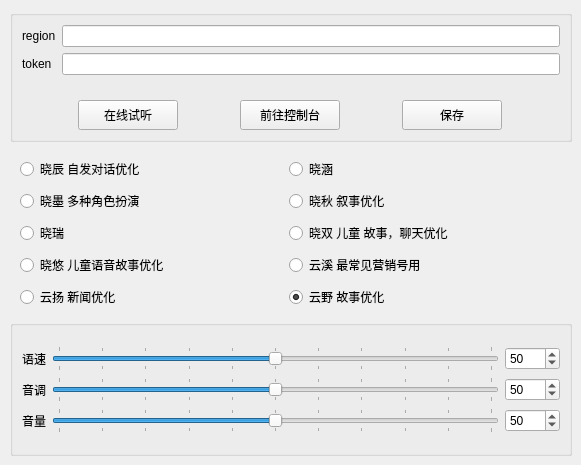
         <widget class="QWidget" name="azure">
          <attribute name="title">
           <string>azure</string>
          </attribute>
          <widget class="QGroupBox" name="groupBox_9">
           <property name="geometry">
            <rect>
             <x>10</x>
             <y>10</y>
             <width>562</width>
             <height>132</height>
            </rect>
           </property>
           <property name="title">
            <string/>
           </property>
           <layout class="QVBoxLayout" name="verticalLayout_17">
            <item>
             <layout class="QFormLayout" name="formLayout_6">
              <item row="0" column="0">
               <widget class="QLabel" name="label_21">
                <property name="text">
                 <string>region</string>
                </property>
               </widget>
              </item>
              <item row="0" column="1">
               <widget class="QLineEdit" name="azu_region"/>
              </item>
              <item row="1" column="0">
               <widget class="QLabel" name="label_22">
                <property name="text">
                 <string>token</string>
                </property>
               </widget>
              </item>
              <item row="1" column="1">
               <widget class="QLineEdit" name="azu_token">
                <property name="echoMode">
                 <enum>QLineEdit::PasswordEchoOnEdit</enum>
                </property>
               </widget>
              </item>
             </layout>
            </item>
            <item>
             <layout class="QHBoxLayout" name="horizontalLayout_11">
              <item>
               <widget class="QPushButton" name="xfai_2">
                <property name="sizePolicy">
                 <sizepolicy hsizetype="Fixed" vsizetype="Fixed">
                  <horstretch>0</horstretch>
                  <verstretch>0</verstretch>
                 </sizepolicy>
                </property>
                <property name="minimumSize">
                 <size>
                  <width>100</width>
                  <height>30</height>
                 </size>
                </property>
                <property name="text">
                 <string>在线试听</string>
                </property>
               </widget>
              </item>
              <item>
               <widget class="QPushButton" name="xfapi_2">
                <property name="sizePolicy">
                 <sizepolicy hsizetype="Fixed" vsizetype="Fixed">
                  <horstretch>0</horstretch>
                  <verstretch>0</verstretch>
                 </sizepolicy>
                </property>
                <property name="minimumSize">
                 <size>
                  <width>100</width>
                  <height>30</height>
                 </size>
                </property>
                <property name="text">
                 <string>前往控制台</string>
                </property>
               </widget>
              </item>
              <item>
               <widget class="QPushButton" name="save_azu">
                <property name="sizePolicy">
                 <sizepolicy hsizetype="Fixed" vsizetype="Fixed">
                  <horstretch>0</horstretch>
                  <verstretch>0</verstretch>
                 </sizepolicy>
                </property>
                <property name="minimumSize">
                 <size>
                  <width>100</width>
                  <height>30</height>
                 </size>
                </property>
                <property name="statusTip">
                 <string>必须先保存</string>
                </property>
                <property name="text">
                 <string>保存</string>
                </property>
               </widget>
              </item>
             </layout>
            </item>
           </layout>
          </widget>
          <widget class="QGroupBox" name="groupBox_10">
           <property name="geometry">
            <rect>
             <x>10</x>
             <y>320</y>
             <width>562</width>
             <height>136</height>
            </rect>
           </property>
           <property name="title">
            <string/>
           </property>
           <layout class="QVBoxLayout" name="verticalLayout_18">
            <item>
             <layout class="QVBoxLayout" name="verticalLayout_19">
              <item>
               <layout class="QHBoxLayout" name="horizontalLayout_17">
                <item>
                 <widget class="QLabel" name="label_24">
                  <property name="text">
                   <string>语速</string>
                  </property>
                  <property name="alignment">
                   <set>Qt::AlignLeading|Qt::AlignLeft|Qt::AlignVCenter</set>
                  </property>
                 </widget>
                </item>
                <item>
                 <widget class="QSlider" name="spd_azu">
                  <property name="maximum">
                   <number>100</number>
                  </property>
                  <property name="singleStep">
                   <number>10</number>
                  </property>
                  <property name="pageStep">
                   <number>10</number>
                  </property>
                  <property name="value">
                   <number>50</number>
                  </property>
                  <property name="orientation">
                   <enum>Qt::Horizontal</enum>
                  </property>
                  <property name="tickPosition">
                   <enum>QSlider::TicksBothSides</enum>
                  </property>
                 </widget>
                </item>
                <item>
                 <widget class="QSpinBox" name="vol_spin_ali_5">
                  <property name="minimumSize">
                   <size>
                    <width>55</width>
                    <height>0</height>
                   </size>
                  </property>
                  <property name="maximum">
                   <number>100</number>
                  </property>
                  <property name="value">
                   <number>50</number>
                  </property>
                 </widget>
                </item>
               </layout>
              </item>
              <item>
               <layout class="QHBoxLayout" name="horizontalLayout_25">
                <item>
                 <widget class="QLabel" name="label_25">
                  <property name="sizePolicy">
                   <sizepolicy hsizetype="Preferred" vsizetype="Preferred">
                    <horstretch>0</horstretch>
                    <verstretch>0</verstretch>
                   </sizepolicy>
                  </property>
                  <property name="text">
                   <string>音调</string>
                  </property>
                  <property name="alignment">
                   <set>Qt::AlignCenter</set>
                  </property>
                 </widget>
                </item>
                <item>
                 <widget class="QSlider" name="pit_azu">
                  <property name="maximum">
                   <number>100</number>
                  </property>
                  <property name="singleStep">
                   <number>10</number>
                  </property>
                  <property name="pageStep">
                   <number>10</number>
                  </property>
                  <property name="value">
                   <number>50</number>
                  </property>
                  <property name="orientation">
                   <enum>Qt::Horizontal</enum>
                  </property>
                  <property name="tickPosition">
                   <enum>QSlider::TicksBothSides</enum>
                  </property>
                 </widget>
                </item>
                <item>
                 <widget class="QSpinBox" name="vol_spin_ali_6">
                  <property name="minimumSize">
                   <size>
                    <width>55</width>
                    <height>0</height>
                   </size>
                  </property>
                  <property name="maximum">
                   <number>100</number>
                  </property>
                  <property name="value">
                   <number>50</number>
                  </property>
                 </widget>
                </item>
               </layout>
              </item>
              <item>
               <layout class="QHBoxLayout" name="horizontalLayout_26">
                <item>
                 <widget class="QLabel" name="label_26">
                  <property name="text">
                   <string>音量</string>
                  </property>
                 </widget>
                </item>
                <item>
                 <widget class="QSlider" name="vol_azu">
                  <property name="maximum">
                   <number>100</number>
                  </property>
                  <property name="singleStep">
                   <number>10</number>
                  </property>
                  <property name="pageStep">
                   <number>10</number>
                  </property>
                  <property name="value">
                   <number>50</number>
                  </property>
                  <property name="orientation">
                   <enum>Qt::Horizontal</enum>
                  </property>
                  <property name="tickPosition">
                   <enum>QSlider::TicksBothSides</enum>
                  </property>
                 </widget>
                </item>
                <item>
                 <widget class="QSpinBox" name="vol_spin_ali_7">
                  <property name="minimumSize">
                   <size>
                    <width>55</width>
                    <height>0</height>
                   </size>
                  </property>
                  <property name="maximum">
                   <number>100</number>
                  </property>
                  <property name="value">
                   <number>50</number>
                  </property>
                 </widget>
                </item>
               </layout>
              </item>
             </layout>
            </item>
           </layout>
          </widget>
          <widget class="QWidget" name="gridWidget" native="true">
           <property name="geometry">
            <rect>
             <x>20</x>
             <y>155</y>
             <width>531</width>
             <height>161</height>
            </rect>
           </property>
           <layout class="QGridLayout" name="gridLayout_5">
            <item row="2" column="0">
             <widget class="QRadioButton" name="radioButton_5">
              <property name="accessibleDescription">
               <string>zh-CN-XiaomoNeural</string>
              </property>
              <property name="text">
               <string>晓墨 多种角色扮演</string>
              </property>
              <attribute name="buttonGroup">
               <string notr="true">per_azu</string>
              </attribute>
             </widget>
            </item>
            <item row="7" column="0">
             <widget class="QRadioButton" name="radioButton">
              <property name="accessibleDescription">
               <string>zh-CN-YunyangNeural</string>
              </property>
              <property name="text">
               <string>云扬 新闻优化</string>
              </property>
              <attribute name="buttonGroup">
               <string notr="true">per_azu</string>
              </attribute>
             </widget>
            </item>
            <item row="4" column="1">
             <widget class="QRadioButton" name="radioButton_10">
              <property name="accessibleDescription">
               <string>zh-CN-XiaoshuangNeural</string>
              </property>
              <property name="text">
               <string>晓双 儿童 故事，聊天优化</string>
              </property>
              <attribute name="buttonGroup">
               <string notr="true">per_azu</string>
              </attribute>
             </widget>
            </item>
            <item row="4" column="0">
             <widget class="QRadioButton" name="radioButton_9">
              <property name="accessibleDescription">
               <string>zh-CN-XiaoruiNeural</string>
              </property>
              <property name="text">
               <string>晓瑞</string>
              </property>
              <attribute name="buttonGroup">
               <string notr="true">per_azu</string>
              </attribute>
             </widget>
            </item>
            <item row="6" column="0">
             <widget class="QRadioButton" name="radioButton_4">
              <property name="accessibleDescription">
               <string>zh-CN-XiaoyouNeural</string>
              </property>
              <property name="text">
               <string>晓悠 儿童语音故事优化</string>
              </property>
              <attribute name="buttonGroup">
               <string notr="true">per_azu</string>
              </attribute>
             </widget>
            </item>
            <item row="1" column="1">
             <widget class="QRadioButton" name="radioButton_6">
              <property name="accessibleDescription">
               <string>zh-CN-XiaohanNeural</string>
              </property>
              <property name="text">
               <string>晓涵</string>
              </property>
              <attribute name="buttonGroup">
               <string notr="true">per_azu</string>
              </attribute>
             </widget>
            </item>
            <item row="2" column="1">
             <widget class="QRadioButton" name="radioButton_7">
              <property name="accessibleDescription">
               <string>zh-CN-XiaoqiuNeural</string>
              </property>
              <property name="text">
               <string>晓秋 叙事优化</string>
              </property>
              <attribute name="buttonGroup">
               <string notr="true">per_azu</string>
              </attribute>
             </widget>
            </item>
            <item row="6" column="1">
             <widget class="QRadioButton" name="radioButton_8">
              <property name="accessibleDescription">
               <string>zh-CN-YunxiNeural</string>
              </property>
              <property name="text">
               <string>云溪 最常见营销号用</string>
              </property>
              <attribute name="buttonGroup">
               <string notr="true">per_azu</string>
              </attribute>
             </widget>
            </item>
            <item row="1" column="0">
             <widget class="QRadioButton" name="radioButton_2">
              <property name="accessibleDescription">
               <string>zh-CN-XiaochenNeural</string>
              </property>
              <property name="text">
               <string>晓辰 自发对话优化</string>
              </property>
              <attribute name="buttonGroup">
               <string notr="true">per_azu</string>
              </attribute>
             </widget>
            </item>
            <item row="7" column="1">
             <widget class="QRadioButton" name="radioButton_11">
              <property name="accessibleDescription">
               <string>zh-CN-YunyeNeural</string>
              </property>
              <property name="text">
               <string>云野 故事优化</string>
              </property>
              <property name="checked">
               <bool>true</bool>
              </property>
              <attribute name="buttonGroup">
               <string notr="true">per_azu</string>
              </attribute>
             </widget>
            </item>
           </layout>
          </widget>
         </widget>
